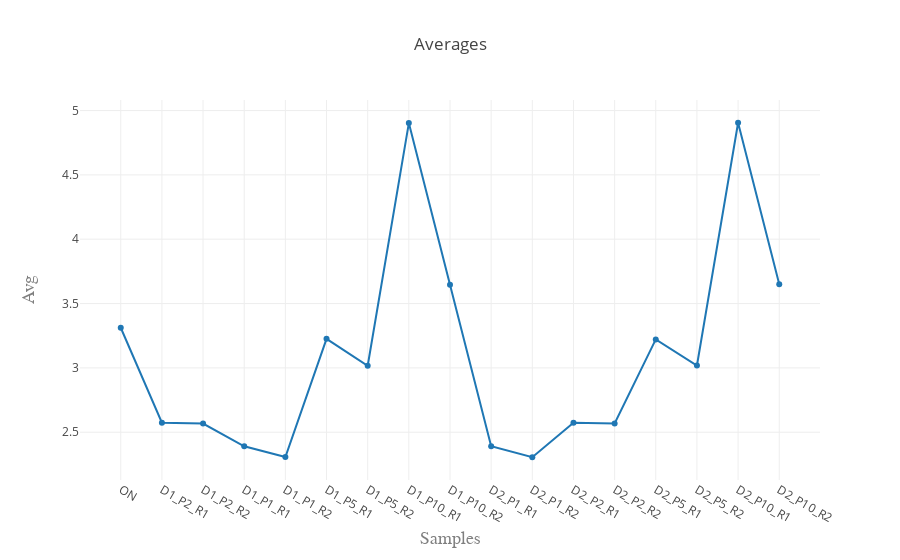

Source (notebook cell):
### Markdown cell above
# Averages

### Code cell
avg_layout = go.Layout(
    title='Averages',
    xaxis=dict(
        title='Samples',
        titlefont=dict(
            family='Courier New, monospace',
            size=18,
            color='#7f7f7f'
        )
    ),
    yaxis=dict(
        title='Avg',
        titlefont=dict(
            family='Courier New, monospace',
            size=18,
            color='#7f7f7f'
        )
    )
)
iplot({
    "data":[go.Scatter(
        x=['ON','D1_P2_R1','D1_P2_R2','D1_P1_R1','D1_P1_R2','D1_P5_R1','D1_P5_R2','D1_P10_R1','D1_P10_R2','D2_P1_R1','D2_P1_R2','D2_P2_R1','D2_P2_R2','D2_P5_R1','D2_P5_R2','D2_P10_R1','D2_P10_R2'],
        y=avg_amount)],
    "layout":avg_layout
})

### Figure 1 — Plotly figure (JSON) as saved in the notebook; plotly's stock layout.template omitted (floating-point values rounded to 4 significant figures)
{"data": [{"type": "scatter", "uid": "33398e00-b06a-11e8-9c20-8cec4b5d22f0", "x": ["ON", "D1_P2_R1", "D1_P2_R2", "D1_P1_R1", "D1_P1_R2", "D1_P5_R1", "D1_P5_R2", "D1_P10_R1", "D1_P10_R2", "D2_P1_R1", "D2_P1_R2", "D2_P2_R1", "D2_P2_R2", "D2_P5_R1", "D2_P5_R2", "D2_P10_R1", "D2_P10_R2"], "y": [3.312, 2.574, 2.567, 2.391, 2.307, 3.226, 3.017, 4.902, 3.647, 2.392, 2.306, 2.574, 2.568, 3.221, 3.019, 4.905, 3.65]}], "layout": {"title": "Averages", "xaxis": {"title": "Samples", "titlefont": {"color": "#7f7f7f", "family": "Courier New, monospace", "size": 18}}, "yaxis": {"title": "Avg", "titlefont": {"color": "#7f7f7f", "family": "Courier New, monospace", "size": 18}}}}
